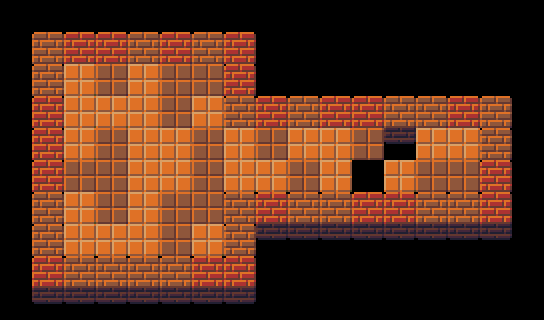

Tiled map render using the project's own tile images. Description and the map definition, with tile-layer contents summarised, below:
An orthogonal 17x10 tile map with 32x32 px tiles, 4 tile layers (Bricks, Background, firstFloor, secondFloor), 2 tilesets and 10 objects (4x Creepspawn, 2x Hole, 2x Crate, MonsterSpawn, Exit).

<map version="1.0" orientation="orthogonal" width="17" height="10" tilewidth="32" tileheight="32">
 <tileset firstgid="1" name="tiles" tilewidth="32" tileheight="32">
  <image source="../images/tiles.png" width="480" height="1024" />
 </tileset>
 <tileset firstgid="481" name="objects" tilewidth="32" tileheight="32">
  <image source="../images/objects.png" width="256" height="256" />
 </tileset>
 <layer name="Bricks" width="17" height="10" opacity="0.97">
  <properties>
   <property name="tileset" value="tiles" />
  </properties>
  <data>[170 cells, 28 non-empty, 2 distinct tile ids]</data>
 </layer>
 <layer name="Background" width="17" height="10">
  <properties>
   <property name="tileset" value="tiles" />
  </properties>
  <data>[170 cells, 0 non-empty, 0 distinct tile ids]</data>
 </layer>
 <layer name="firstFloor" width="17" height="10">
  <properties>
   <property name="tileset" value="tiles" />
  </properties>
  <data>[170 cells, 44 non-empty, 2 distinct tile ids]</data>
 </layer>
 <layer name="secondFloor" width="17" height="10">
  <properties>
   <property name="tileset" value="tiles" />
  </properties>
  <data>[170 cells, 42 non-empty, 2 distinct tile ids]</data>
 </layer>
 <objectgroup name="Objects" width="17" height="10">
  <object type="MonsterSpawn" gid="483" x="65" y="173" />
  <object type="Hole" gid="485" x="384" y="160" />
  <object type="Creepspawn" gid="481" x="192" y="256" />
  <object type="Creepspawn" gid="481" x="160" y="256" />
  <object type="Creepspawn" gid="481" x="192" y="96" />
  <object type="Creepspawn" gid="481" x="160" y="96" />
  <object type="Hole" gid="485" x="352" y="192" />
  <object type="Crate" gid="153" x="288" y="160" />
  <object type="Crate" gid="153" x="288" y="192" />
  <object type="Exit" gid="11" x="448" y="192" />
 </objectgroup>
</map>
